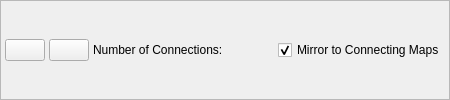
                <widget class="QFrame" name="horizontalFrame">
                 <property name="sizePolicy">
                  <sizepolicy hsizetype="Expanding" vsizetype="Fixed">
                   <horstretch>0</horstretch>
                   <verstretch>0</verstretch>
                  </sizepolicy>
                 </property>
                 <property name="minimumSize">
                  <size>
                   <width>0</width>
                   <height>32</height>
                  </size>
                 </property>
                 <property name="frameShape">
                  <enum>QFrame::StyledPanel</enum>
                 </property>
                 <property name="frameShadow">
                  <enum>QFrame::Raised</enum>
                 </property>
                 <layout class="QHBoxLayout" name="horizontalLayout_4">
                  <property name="spacing">
                   <number>4</number>
                  </property>
                  <property name="leftMargin">
                   <number>4</number>
                  </property>
                  <property name="topMargin">
                   <number>4</number>
                  </property>
                  <property name="rightMargin">
                   <number>4</number>
                  </property>
                  <property name="bottomMargin">
                   <number>4</number>
                  </property>
                  <item>
                   <widget class="QPushButton" name="pushButton_AddConnection">
                    <property name="sizePolicy">
                     <sizepolicy hsizetype="Minimum" vsizetype="Fixed">
                      <horstretch>0</horstretch>
                      <verstretch>0</verstretch>
                     </sizepolicy>
                    </property>
                    <property name="toolTip">
                     <string>&lt;html&gt;&lt;head/&gt;&lt;body&gt;&lt;p&gt;Add a new connection.&lt;/p&gt;&lt;/body&gt;&lt;/html&gt;</string>
                    </property>
                    <property name="text">
                     <string/>
                    </property>
                    <property name="icon">
                     <iconset>
                      <activeon>:/icons/add.ico</activeon>
                     </iconset>
                    </property>
                   </widget>
                  </item>
                  <item>
                   <widget class="QPushButton" name="pushButton_RemoveConnection">
                    <property name="toolTip">
                     <string>&lt;html&gt;&lt;head/&gt;&lt;body&gt;&lt;p&gt;Remove the currently-selected connection.&lt;/p&gt;&lt;/body&gt;&lt;/html&gt;</string>
                    </property>
                    <property name="text">
                     <string/>
                    </property>
                    <property name="icon">
                     <iconset>
                      <activeon>:/icons/delete.ico</activeon>
                     </iconset>
                    </property>
                   </widget>
                  </item>
                  <item>
                   <widget class="QLabel" name="label_13">
                    <property name="text">
                     <string>Number of Connections:</string>
                    </property>
                   </widget>
                  </item>
                  <item>
                   <widget class="QLabel" name="label_NumConnections">
                    <property name="text">
                     <string/>
                    </property>
                   </widget>
                  </item>
                  <item>
                   <spacer name="horizontalSpacer_11">
                    <property name="orientation">
                     <enum>Qt::Horizontal</enum>
                    </property>
                    <property name="sizeType">
                     <enum>QSizePolicy::Expanding</enum>
                    </property>
                    <property name="sizeHint" stdset="0">
                     <size>
                      <width>40</width>
                      <height>20</height>
                     </size>
                    </property>
                   </spacer>
                  </item>
                  <item>
                   <widget class="QCheckBox" name="checkBox_MirrorConnections">
                    <property name="sizePolicy">
                     <sizepolicy hsizetype="Preferred" vsizetype="Preferred">
                      <horstretch>0</horstretch>
                      <verstretch>0</verstretch>
                     </sizepolicy>
                    </property>
                    <property name="toolTip">
                     <string>&lt;html&gt;&lt;head/&gt;&lt;body&gt;&lt;p&gt;If enabled, connections will automatically be updated on the connected map.&lt;/p&gt;&lt;/body&gt;&lt;/html&gt;</string>
                    </property>
                    <property name="text">
                     <string>Mirror to Connecting Maps</string>
                    </property>
                    <property name="checked">
                     <bool>true</bool>
                    </property>
                   </widget>
                  </item>
                 </layout>
                </widget>
